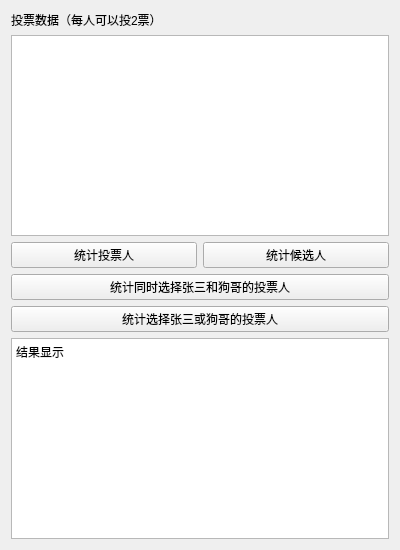
<?xml version="1.0" encoding="UTF-8"?>
<ui version="4.0">
 <class>Widget</class>
 <widget class="QWidget" name="Widget">
  <property name="geometry">
   <rect>
    <x>0</x>
    <y>0</y>
    <width>400</width>
    <height>550</height>
   </rect>
  </property>
  <property name="windowTitle">
   <string>Widget</string>
  </property>
  <layout class="QVBoxLayout" name="verticalLayout">
   <item>
    <widget class="QLabel" name="label">
     <property name="text">
      <string>投票数据（每人可以投2票）</string>
     </property>
    </widget>
   </item>
   <item>
    <widget class="QListWidget" name="listWidget"/>
   </item>
   <item>
    <layout class="QHBoxLayout" name="horizontalLayout">
     <item>
      <widget class="QPushButton" name="pushButtonGetVoters">
       <property name="text">
        <string>统计投票人</string>
       </property>
      </widget>
     </item>
     <item>
      <widget class="QPushButton" name="pushButtonGetCandidates">
       <property name="text">
        <string>统计候选人</string>
       </property>
      </widget>
     </item>
    </layout>
   </item>
   <item>
    <widget class="QPushButton" name="pushButtonGetIntersect">
     <property name="text">
      <string>统计同时选择张三和狗哥的投票人</string>
     </property>
    </widget>
   </item>
   <item>
    <widget class="QPushButton" name="pushButtonGetUnite">
     <property name="text">
      <string>统计选择张三或狗哥的投票人</string>
     </property>
    </widget>
   </item>
   <item>
    <widget class="QTextBrowser" name="textBrowser">
     <property name="html">
      <string>&lt;!DOCTYPE HTML PUBLIC &quot;-//W3C//DTD HTML 4.0//EN&quot; &quot;http://www.w3.org/TR/REC-html40/strict.dtd&quot;&gt;
&lt;html&gt;&lt;head&gt;&lt;meta name=&quot;qrichtext&quot; content=&quot;1&quot; /&gt;&lt;style type=&quot;text/css&quot;&gt;
p, li { white-space: pre-wrap; }
&lt;/style&gt;&lt;/head&gt;&lt;body style=&quot; font-family:'SimSun'; font-size:9pt; font-weight:400; font-style:normal;&quot;&gt;
&lt;p style=&quot; margin-top:0px; margin-bottom:0px; margin-left:0px; margin-right:0px; -qt-block-indent:0; text-indent:0px;&quot;&gt;结果显示&lt;/p&gt;&lt;/body&gt;&lt;/html&gt;</string>
     </property>
    </widget>
   </item>
  </layout>
 </widget>
 <layoutdefault spacing="6" margin="11"/>
 <resources/>
 <connections/>
</ui>
